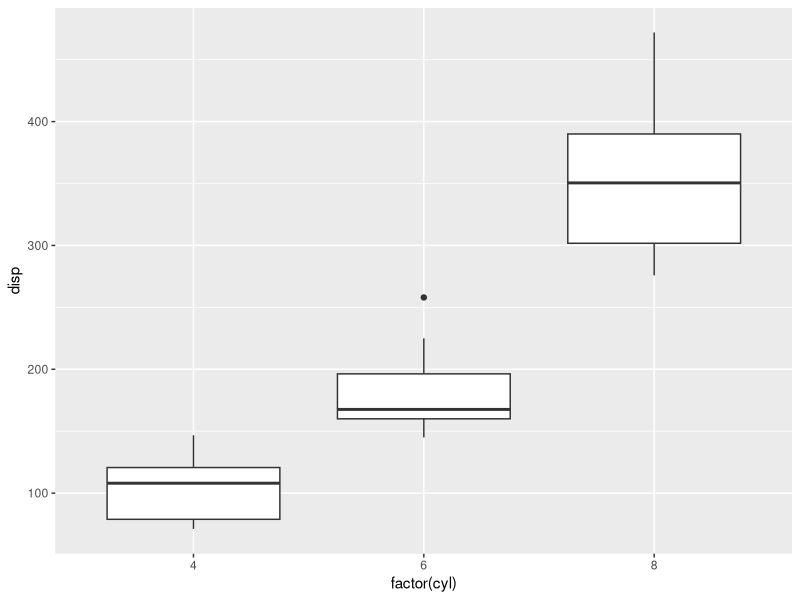
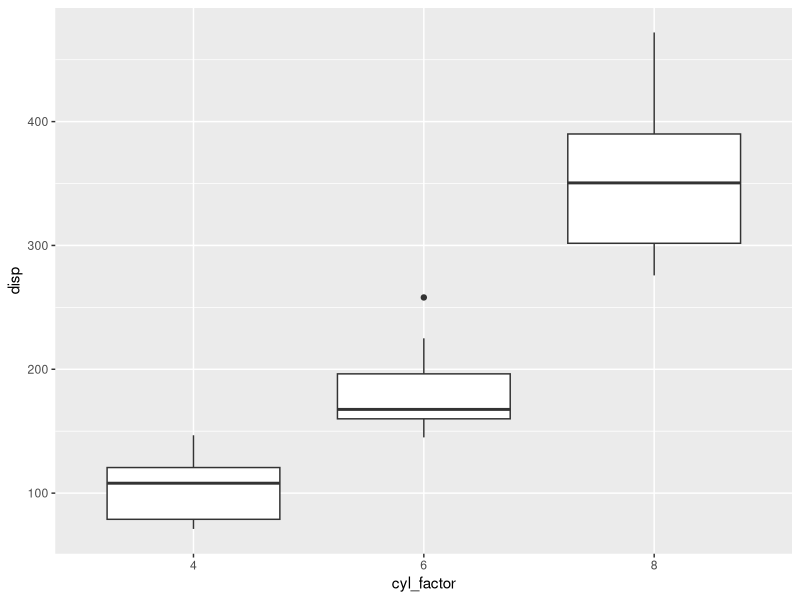

Reproduce these figures in R, in order.
## INIT ========================================================================
library(tidyverse)

## DATA ========================================================================
## This is a famous dataset of car, from the 70s.
## It is useful for all sorts of things.
data(mtcars)
str(mtcars)


## FIRST EXAMPLE ===============================================================

## Let's say I wanted to look at diplacement as a function of
## cylinders.  To do so, I will use a boxplot to look at the range of
## displacement (disp) by N cylinders (cyl). In other words, I am
## treating the cyl column as a factor, not a number/continuous
## variable.
##
## Note: Because cyl _is_ an integer, I have to convert it to a factor
## in order for this to work. This is awkward.
ggplot(mtcars, aes(factor(cyl), disp)) + geom_boxplot()

## So, what if I wanted to have cyl as a new column and not have to do that?
mtcars <-
    mtcars %>%
    mutate(cyl_factor = factor(cyl))

## Lines 23 and 24 create the new column. But, in order to save it, I
## have to save this new dataframe somwhere. I could call it
## mtcars_new, or anything else I want, but I don't actually want/need
## multiple mtcars datasets, so I will just reassign the new data to
## the old variable name.  Now, I can just use the new column.
ggplot(mtcars, aes(cyl_factor, disp)) + geom_boxplot()

## And the output is the same.


## SECOND EXAMPLE
## ==============================================================
## Maybe I want to compare the displacement of eight cylinder engines
## to engines with few than 8 cylinders. How many different cylinder types do I have?
mtcars %>% select(cyl) %>% distinct()

## OK, the biggest cylinder number in this data is 8, which is
## convenient. Let's call 8 cylinder engines big_engines. Because
## . . . . . well . . . . I want to. Again, see how I am transforming
## the data and then saving it again.

mtcars <-
    mtcars %>%
    mutate(big_engines = cyl == 8)

## And now, I'll look at the average displacement by my new big_engines column.
mtcars %>%
    group_by(big_engines) %>%
    summarize(AvgDisp = mean(disp),
              MaxDisp = max(disp),
              MinDisp = min(disp),
              SDDisp  = sd(disp))

## Clearly, the average displacement of eight cylinder engines is
## bigger than that of the 4 and 6 cylinder engines.




